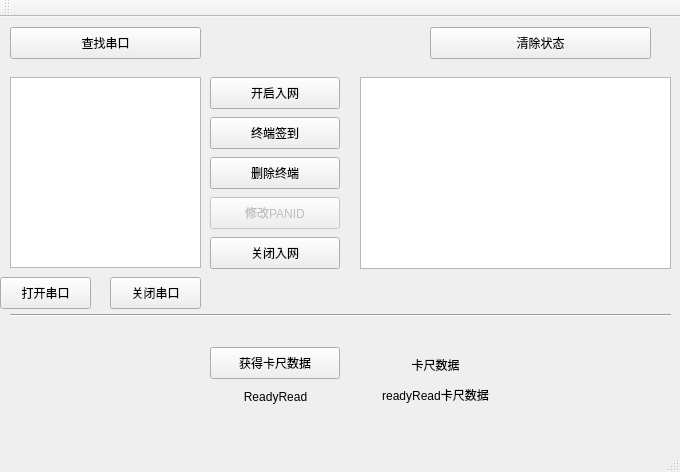
<?xml version="1.0" encoding="UTF-8"?>
<ui version="4.0">
 <class>MainWindow</class>
 <widget class="QMainWindow" name="MainWindow">
  <property name="geometry">
   <rect>
    <x>0</x>
    <y>0</y>
    <width>680</width>
    <height>472</height>
   </rect>
  </property>
  <property name="sizePolicy">
   <sizepolicy hsizetype="Maximum" vsizetype="Maximum">
    <horstretch>0</horstretch>
    <verstretch>0</verstretch>
   </sizepolicy>
  </property>
  <property name="minimumSize">
   <size>
    <width>680</width>
    <height>472</height>
   </size>
  </property>
  <property name="maximumSize">
   <size>
    <width>680</width>
    <height>472</height>
   </size>
  </property>
  <property name="windowTitle">
   <string>MainWindow</string>
  </property>
  <widget class="QWidget" name="centralWidget">
   <widget class="QPushButton" name="serialPortSearchButton">
    <property name="geometry">
     <rect>
      <x>10</x>
      <y>10</y>
      <width>191</width>
      <height>32</height>
     </rect>
    </property>
    <property name="text">
     <string>查找串口</string>
    </property>
   </widget>
   <widget class="QListWidget" name="serialPortListWidget">
    <property name="geometry">
     <rect>
      <x>10</x>
      <y>60</y>
      <width>191</width>
      <height>191</height>
     </rect>
    </property>
   </widget>
   <widget class="QPushButton" name="startNetInButton">
    <property name="geometry">
     <rect>
      <x>210</x>
      <y>60</y>
      <width>130</width>
      <height>32</height>
     </rect>
    </property>
    <property name="text">
     <string>开启入网</string>
    </property>
   </widget>
   <widget class="QPushButton" name="terminalSignInButton">
    <property name="geometry">
     <rect>
      <x>210</x>
      <y>100</y>
      <width>130</width>
      <height>32</height>
     </rect>
    </property>
    <property name="text">
     <string>终端签到</string>
    </property>
   </widget>
   <widget class="QPushButton" name="removeTerminalButton">
    <property name="geometry">
     <rect>
      <x>210</x>
      <y>140</y>
      <width>130</width>
      <height>32</height>
     </rect>
    </property>
    <property name="text">
     <string>删除终端</string>
    </property>
   </widget>
   <widget class="QPushButton" name="modifyPanIDButton">
    <property name="enabled">
     <bool>false</bool>
    </property>
    <property name="geometry">
     <rect>
      <x>210</x>
      <y>180</y>
      <width>130</width>
      <height>32</height>
     </rect>
    </property>
    <property name="text">
     <string>修改PANID</string>
    </property>
   </widget>
   <widget class="QPushButton" name="closeNetButton">
    <property name="geometry">
     <rect>
      <x>210</x>
      <y>220</y>
      <width>130</width>
      <height>32</height>
     </rect>
    </property>
    <property name="text">
     <string>关闭入网</string>
    </property>
   </widget>
   <widget class="QPushButton" name="readCalliperDataButton">
    <property name="geometry">
     <rect>
      <x>210</x>
      <y>330</y>
      <width>130</width>
      <height>32</height>
     </rect>
    </property>
    <property name="text">
     <string>获得卡尺数据</string>
    </property>
   </widget>
   <widget class="Line" name="line">
    <property name="geometry">
     <rect>
      <x>10</x>
      <y>290</y>
      <width>661</width>
      <height>16</height>
     </rect>
    </property>
    <property name="orientation">
     <enum>Qt::Horizontal</enum>
    </property>
   </widget>
   <widget class="QLabel" name="calliperDataLabel">
    <property name="geometry">
     <rect>
      <x>340</x>
      <y>340</y>
      <width>191</width>
      <height>16</height>
     </rect>
    </property>
    <property name="text">
     <string>卡尺数据</string>
    </property>
    <property name="alignment">
     <set>Qt::AlignCenter</set>
    </property>
   </widget>
   <widget class="QPushButton" name="clearStatusButton">
    <property name="geometry">
     <rect>
      <x>430</x>
      <y>10</y>
      <width>221</width>
      <height>32</height>
     </rect>
    </property>
    <property name="text">
     <string>清除状态</string>
    </property>
   </widget>
   <widget class="QTextBrowser" name="logTextBrowser">
    <property name="geometry">
     <rect>
      <x>360</x>
      <y>60</y>
      <width>311</width>
      <height>192</height>
     </rect>
    </property>
   </widget>
   <widget class="QPushButton" name="openSerialPortButton">
    <property name="geometry">
     <rect>
      <x>0</x>
      <y>260</y>
      <width>91</width>
      <height>32</height>
     </rect>
    </property>
    <property name="text">
     <string>打开串口</string>
    </property>
   </widget>
   <widget class="QPushButton" name="closeSerialPortButton">
    <property name="geometry">
     <rect>
      <x>110</x>
      <y>260</y>
      <width>91</width>
      <height>32</height>
     </rect>
    </property>
    <property name="text">
     <string>关闭串口</string>
    </property>
   </widget>
   <widget class="QLabel" name="readReadSignalLabel">
    <property name="geometry">
     <rect>
      <x>220</x>
      <y>370</y>
      <width>111</width>
      <height>20</height>
     </rect>
    </property>
    <property name="text">
     <string>ReadyRead</string>
    </property>
    <property name="alignment">
     <set>Qt::AlignCenter</set>
    </property>
   </widget>
   <widget class="QLabel" name="autoCalliperDataLabel">
    <property name="geometry">
     <rect>
      <x>340</x>
      <y>370</y>
      <width>191</width>
      <height>16</height>
     </rect>
    </property>
    <property name="text">
     <string>readyRead卡尺数据</string>
    </property>
    <property name="alignment">
     <set>Qt::AlignCenter</set>
    </property>
   </widget>
  </widget>
  <widget class="QMenuBar" name="menuBar">
   <property name="geometry">
    <rect>
     <x>0</x>
     <y>0</y>
     <width>680</width>
     <height>22</height>
    </rect>
   </property>
  </widget>
  <widget class="QToolBar" name="mainToolBar">
   <attribute name="toolBarArea">
    <enum>TopToolBarArea</enum>
   </attribute>
   <attribute name="toolBarBreak">
    <bool>false</bool>
   </attribute>
  </widget>
  <widget class="QStatusBar" name="statusBar"/>
 </widget>
 <layoutdefault spacing="6" margin="11"/>
 <resources/>
 <connections/>
</ui>
